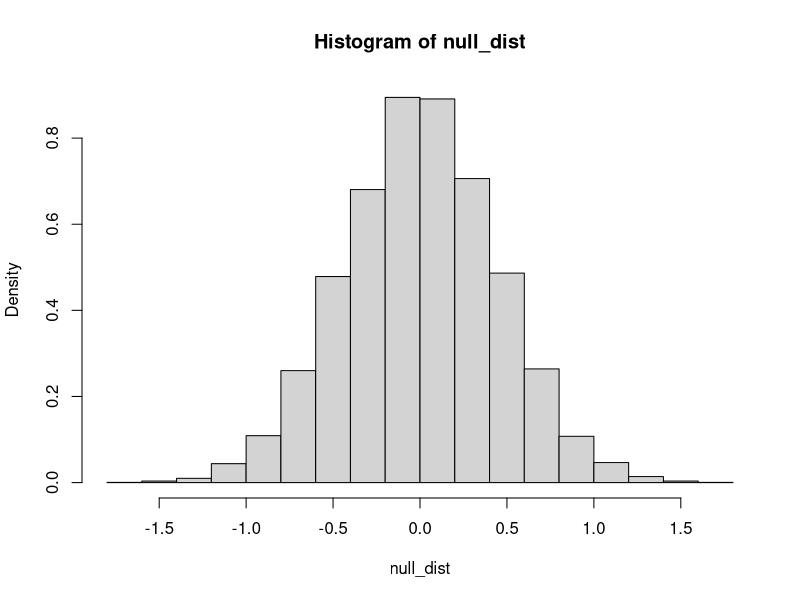
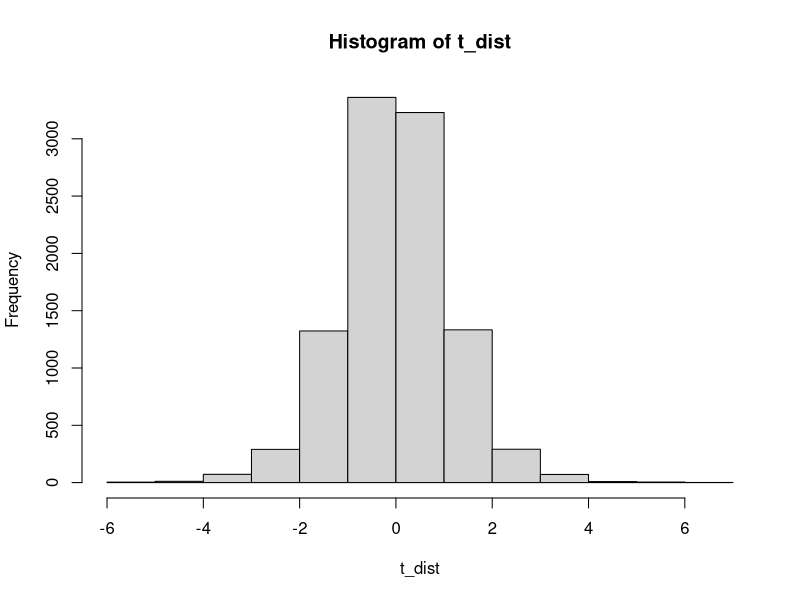
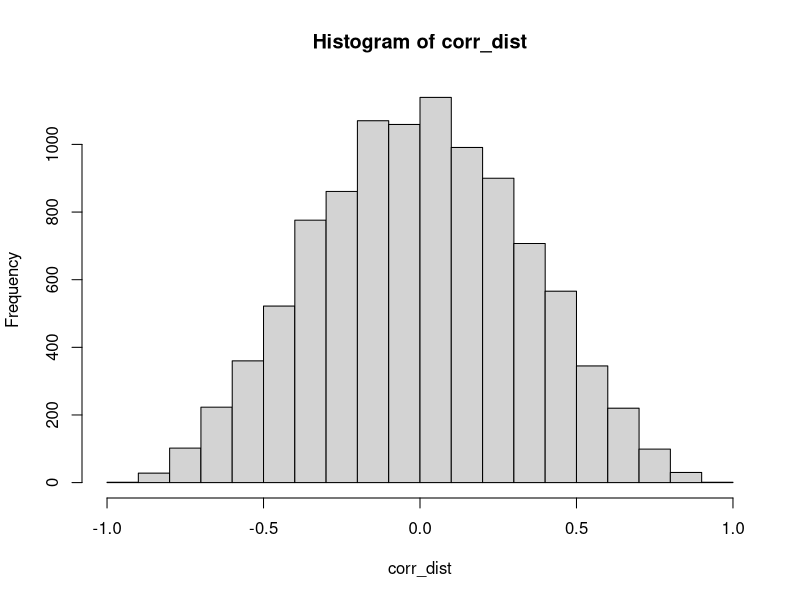

Source code (R) for these figures, in order:
## ---- chunk 1
    null_dist <- c()

    for(i in 1:10000) {
      sample_1 <- rnorm(10,0,1)
      sample_2 <- rnorm(10,0,1)
      null_dist <- c(null_dist,mean(sample_2)-mean(sample_1))
    }
## ---- chunk 2
    y <- hist(null_dist, freq = FALSE)
    y$density
    i <- which(y$density < 0.05)
    i
    y$breaks[i[5]]
    
## ---- chunk 3
    1 - pt(c(.5,1,1.5,2,2.5), 9)

## ---- chunk 4
    t_dist <- c()

    for(i in 1:10000) {
      sample_3 <- rnorm(10,0,1)
      t_dist <- c(t_dist,(mean(sample_3)- 0)/(sd(sample_3)/(sqrt(length(sample_3)))))
    }
    hist(t_dist)
    
## ---- chunk 5

## ---- chunk 6
    corr_dist <- c()
    
    for(i in 1:10000) {
      x <- rnorm(10,0,1)
      y <- rnorm(10,0,1)
      corr_dist <- c(corr_dist, cor(x,y))
    }

    hist(corr_dist)
